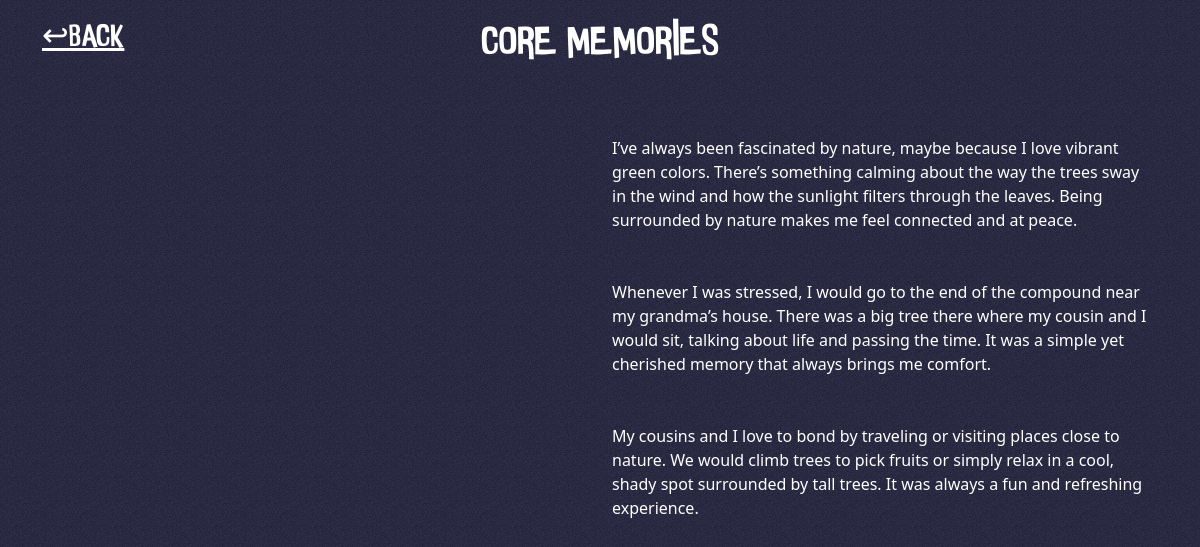
/view.php?islandOfPersonalityID=4, run on the app's committed database.
### tables this page shows
CREATE TABLE `islandcontents` (
  `islandContentID` int(4) NOT NULL,
  `islandOfPersonalityID` int(4) NOT NULL,
  `image` varchar(50) DEFAULT NULL,
  `content` varchar(300) NOT NULL,
  `color` varchar(10) DEFAULT NULL
);

### connect.php (called while the page is built, shortened)
<?php
function executeQuery($query)
{
	$conn = $GLOBALS['conn'];
	return mysqli_query($conn, $query);
}
?>

### view.php (the view, shortened to what this page needs)
<?php
include('connect.php');
if (isset($_GET['islandOfPersonalityID'])) {
  $islandOfPersonalityID = $_GET['islandOfPersonalityID'];
  $islandQuery = "SELECT * FROM islandcontents WHERE islandOfPersonalityID = '$islandOfPersonalityID'";
  $islandResult = executeQuery($islandQuery);
}
$title = "CORE MEMORIES"
  ?>
<!DOCTYPE html>
<html lang="en">
<head>
  <link href="https://cdn.jsdelivr.net/npm/bootstrap@5.3.3/dist/css/bootstrap.min.css" rel="stylesheet"
 />
  <link rel="stylesheet" href="view.css" />
</head>
<body>
  <div class="parent container d-flex justify-content-center mb-5 mt-3">
    <div class="row">
      <div class="col">
        <h1><?php echo $title; ?></h1>
      </div>
    </div>
  </div>
  <div class="back container">
    <div class="row">
      <div class="col">
        <a href="index.php">
          <h2>&#8617;back</h2>
        </a>
      </div>
    </div>
  </div>
  <div class="container">
    <php class="row">
      <?php
      if (mysqli_num_rows($islandResult) > 0) {
        while ($row = mysqli_fetch_assoc($islandResult)) {
          $content = $row['content'];
          ?>
          <div class="card d-flex flex-row gap-3 p-3 mb-3 rounded-0">
            <div class="row">
              <div class="col-lg-6 col-sm-12">
              </div>
              <div class="col-lg-6 col-sm-12" style="font-size: 16px;">
                <?php echo $content; ?>
              </div>
            </div>
          </div>
          <?php
        }
      }
      ?>
  </div>
</body>
</html>

### view.css (style rules this page uses)
html, body { background-color: #0c0c2e; }
h1 { font-family: "Inside Out", sans-serif; color: #ffffff; }
.card { background-color: transparent; border: none; color: #ffffff; }
.parent { position: relative; }
.back a { font-family: "Inside Out", sans-serif; position: absolute; top: 2%; color: #ffffff; }

### data on the page
islandcontents: content "I’ve always been fascinated by nature, maybe because I love vibrant green colors. There’s something calming about the way the trees sway in the wind and how the sunlight filters through the leaves. Being surrounded by nature makes me feel connected and at peace."
islandcontents: content "Whenever I was stressed, I would go to the end of the compound near my grandma’s house. There was a big tree there where my cousin and I would sit, talking about life and passing the time. It was a simple yet cherished memory that always brings me comfort."
islandcontents: content "My cousins and I love to bond by traveling or visiting places close to nature. We would climb trees to pick fruits or simply relax in a cool, shady spot surrounded by tall trees. It was always a fun and refreshing experience."

### other printed values
$title "CORE MEMORIES"
